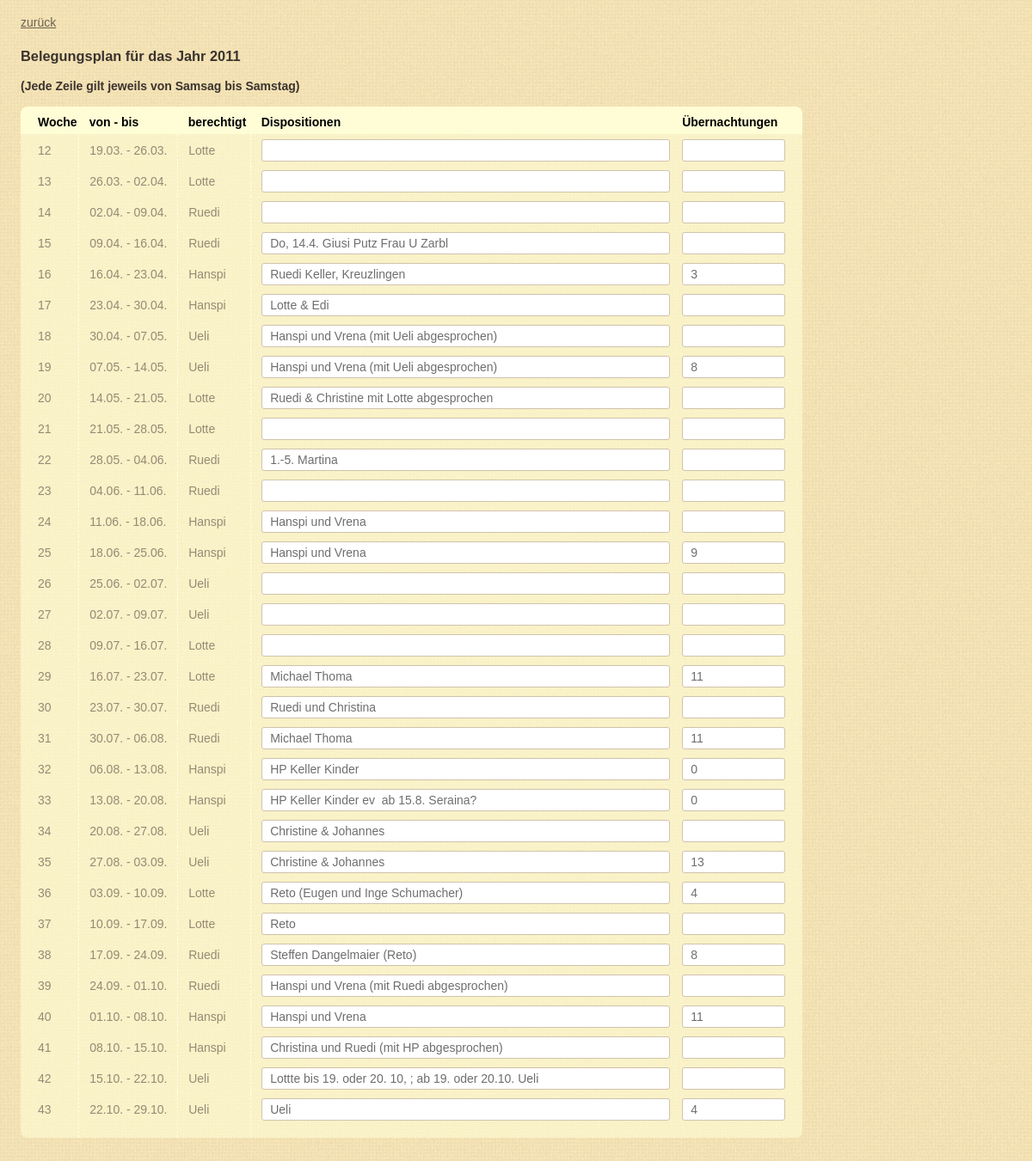
/history.php?jahr=2011, run on the app's committed database.
### tables this page shows
CREATE TABLE IF NOT EXISTS `giusiwochen` (
  `jahr` int(8) NOT NULL DEFAULT '0',
  `woche` int(4) NOT NULL DEFAULT '0',
  `datum` varchar(20) DEFAULT NULL,
  `berechtigt` varchar(20) DEFAULT NULL,
  `text` varchar(250) DEFAULT NULL,
  `naechte` varchar(200) NOT NULL DEFAULT ''
);

### web/kalender.php (the view, shortened to what this page needs)
<?php
function getDB() {
	$user = "web225";
	$pwd = "svenska";
	if (strtolower($_SERVER["HTTP_HOST"]) == 'localhost') {
		$user = "web225";
		$pwd = "svenska";
	}
	$link = mysql_connect("localhost", $user, $pwd);
	return $link;
}
function getWeekOfYear($jahr) {
	$my_array = localtime(time(), 1);
	$year = $my_array["tm_year"];
	if ($jahr > (1900 + $year)) {
		return -1;
	} else if ($jahr < (1900 + $year)) {
		return 999;
	}
	$startSA = getFirstSa($jahr);
	$dayofyear = $my_array["tm_yday"] + 1;
	$daysPassed = $dayofyear - $startSA;
	$weekofyear = ceil($daysPassed / 7 );
	return $weekofyear;
}
	?>
	<?php
function printKalender($result, $jahr, $saveButton, $action) {
	$weekofyear = getWeekOfYear($jahr);
	?>
	<div id="plan">
		<h3>Belegungsplan für das Jahr <?php echo $jahr; ?></h2>
		<b>(Jede Zeile gilt jeweils von Samsag bis Samstag)</b>
		<br/>
		<br/>
		<table>
			<thead>
				<td>Woche</td>
				<td>von - bis</td>
				<td>berechtigt</td>
				<td>Dispositionen</td>
				<td>Übernachtungen</td>
			</thead>
			<tbody>
			<?php
			while (list ($woche, $datum, $berechtigt, $text, $naechte) = mysql_fetch_row ($result)) {
				$fontColorClass = '';
				if ($woche < $weekofyear) {
					$fontColorClass = 'passed-week';
				} else if ($woche == $weekofyear) {
					$fontColorClass = 'current-week';
				}
				?>
				<tr>
					<td class="col-week <?php print $fontColorClass ?>"><?php print $woche ?></td>
					<td class="col-date <?php print $fontColorClass ?>"><?php print $datum ?></td>
					<td class="col-who <?php print $fontColorClass ?>"><?php print $berechtigt ?></td>
					<td class="col-text <?php print $fontColorClass ?>"><input type="text" name="text" value="<?php print $text; ?>"></td>
					<td class="col-nights <?php print $fontColorClass ?>"><input type="text" name="naechte" value="<?php print $naechte; ?>"></td>
				</tr>
				<?php
			}
			?>
			</tbody>
		</table>
	<br/>
	<br/>
	</div>
	<?php
}
function printYear($jahr, $printInfos, $saveButton, $action) {
	$link = getDB();
	$result = mysql_query ("SELECT woche, datum, berechtigt, text, naechte FROM giusiwochen WHERE jahr='$jahr' ORDER BY woche", $link);
	if (!$result) {
		print mysql_error();
	} else {
		printKalender($result, $jahr, $saveButton, $action);
	}
}
?>

### web/css/css-2015-10-16.css (style rules this page uses)
body { font: 14px Arial, Helvetica, sans-serif; color: #3B332F; margin: 0; }
body:not(.body-menu) { background: #fff url('pattern-aqvf.png') repeat right top !important; }
table { border: 0px; border-collapse: collapse; color: #000; border-collapse: collapse; }
td { white-space: nowrap; padding: 6px 2px 4px 12px; font-size: 14px; }
.passed-week { color: rgb(150, 137, 118); }
.passed-week input { color: rgb(110, 110, 110); }
#rules, #plan, #contact, #history, #history-back { padding: 6px 12px; }
#plan thead { background-color: rgb(255, 253, 214); }
#plan thead td { padding: 10px 2px 6px 12px; font-weight: bold; }
#plan thead td:first-child { border-top-left-radius: 8px; }
#plan thead td:last-child { border-top-right-radius: 8px; }
#plan tbody { background-color: rgba(255, 253, 214, 0.6) }
#plan tbody tr:last-child td { padding-bottom: 20px; }
#plan tbody tr:last-child td:first-child { border-bottom-left-radius: 8px; }
#plan tbody tr:last-child td:last-child { border-bottom-right-radius: 8px; }
#plan tbody td:last-child { padding-right: 20px; }
#plan tbody td:nth-child(2), tbody td:nth-child(3), tbody td:nth-child(4) { border-left: dashed 1px rgb(255, 256, 225); }
#plan td:first-child { padding-left: 20px; }
#plan td.col-week { width: 40px; }
#plan td.col-date { width: 100px; }
#plan td.col-who { width: 70px; }
#plan td.col-text input { width: 475px; }
#plan td.col-nights input { width: 120px; }
#plan input { font-size: 14px; padding: 4px 9px; border-radius: 3px; border: 1px solid rgb(208, 194, 173); }

### data on the page
giusiwochen: woche "12", datum "19.03. - 26.03.", berechtigt "Lotte"
giusiwochen: woche "13", datum "26.03. - 02.04.", berechtigt "Lotte"
giusiwochen: woche "14", datum "02.04. - 09.04.", berechtigt "Ruedi"
giusiwochen: woche "15", datum "09.04. - 16.04.", berechtigt "Ruedi", text "Do, 14.4. Giusi Putz Frau U Zarbl"
giusiwochen: woche "16", datum "16.04. - 23.04.", berechtigt "Hanspi", text "Ruedi Keller, Kreuzlingen", naechte "3"
giusiwochen: woche "17", datum "23.04. - 30.04.", berechtigt "Hanspi", text "Lotte & Edi"
giusiwochen: woche "18", datum "30.04. - 07.05.", berechtigt "Ueli", text "Hanspi und Vrena (mit Ueli abgesprochen)"
giusiwochen: woche "19", datum "07.05. - 14.05.", berechtigt "Ueli", text "Hanspi und Vrena (mit Ueli abgesprochen)", naechte "8"
giusiwochen: woche "20", datum "14.05. - 21.05.", berechtigt "Lotte", text "Ruedi & Christine mit Lotte abgesprochen"
giusiwochen: woche "21", datum "21.05. - 28.05.", berechtigt "Lotte"
giusiwochen: woche "22", datum "28.05. - 04.06.", berechtigt "Ruedi", text "1.-5. Martina"
giusiwochen: woche "23", datum "04.06. - 11.06.", berechtigt "Ruedi"
giusiwochen: woche "24", datum "11.06. - 18.06.", berechtigt "Hanspi", text "Hanspi und Vrena"
giusiwochen: woche "25", datum "18.06. - 25.06.", berechtigt "Hanspi", text "Hanspi und Vrena", naechte "9"
giusiwochen: woche "26", datum "25.06. - 02.07.", berechtigt "Ueli"
giusiwochen: woche "27", datum "02.07. - 09.07.", berechtigt "Ueli"
giusiwochen: woche "28", datum "09.07. - 16.07.", berechtigt "Lotte"
giusiwochen: woche "29", datum "16.07. - 23.07.", berechtigt "Lotte", text "Michael Thoma", naechte "11"
giusiwochen: woche "30", datum "23.07. - 30.07.", berechtigt "Ruedi", text "Ruedi und Christina"
giusiwochen: woche "31", datum "30.07. - 06.08.", berechtigt "Ruedi", text "Michael Thoma", naechte "11"
giusiwochen: woche "32", datum "06.08. - 13.08.", berechtigt "Hanspi", text "HP Keller Kinder", naechte "0"
giusiwochen: woche "33", datum "13.08. - 20.08.", berechtigt "Hanspi", text "HP Keller Kinder ev ab 15.8. Seraina?", naechte "0"
giusiwochen: woche "34", datum "20.08. - 27.08.", berechtigt "Ueli", text "Christine & Johannes"
giusiwochen: woche "35", datum "27.08. - 03.09.", berechtigt "Ueli", text "Christine & Johannes", naechte "13"
giusiwochen: woche "36", datum "03.09. - 10.09.", berechtigt "Lotte", text "Reto (Eugen und Inge Schumacher)", naechte "4"
giusiwochen: woche "37", datum "10.09. - 17.09.", berechtigt "Lotte", text "Reto"
giusiwochen: woche "38", datum "17.09. - 24.09.", berechtigt "Ruedi", text "Steffen Dangelmaier (Reto)", naechte "8"
giusiwochen: woche "39", datum "24.09. - 01.10.", berechtigt "Ruedi", text "Hanspi und Vrena (mit Ruedi abgesprochen)"
giusiwochen: woche "40", datum "01.10. - 08.10.", berechtigt "Hanspi", text "Hanspi und Vrena", naechte "11"
giusiwochen: woche "41", datum "08.10. - 15.10.", berechtigt "Hanspi", text "Christina und Ruedi (mit HP abgesprochen)"
giusiwochen: woche "42", datum "15.10. - 22.10.", berechtigt "Ueli", text "Lottte bis 19. oder 20. 10, ; ab 19. oder 20.10. Ueli"
giusiwochen: woche "43", datum "22.10. - 29.10.", berechtigt "Ueli", text "Ueli", naechte "4"

### other printed values
$jahr "2011"
